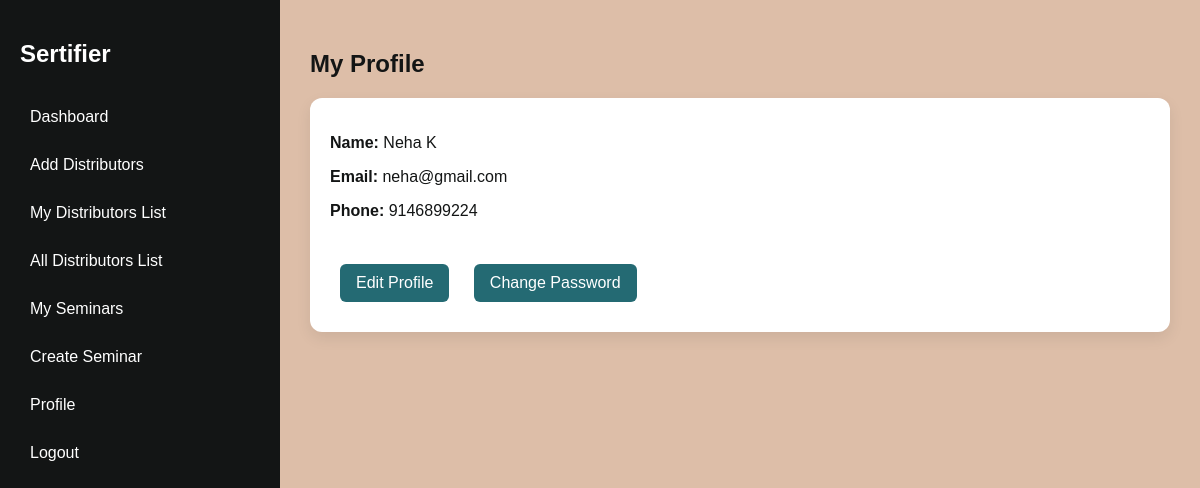
Page /profile/ (signed in) on the committed database.
### User/models.py (models this page shows, shortened)
class CustomUser(AbstractUser):
    ROLE_CHOICES = (
        ('admin', 'Admin'),
        ('manager', 'Manager'),
        ('distributor', 'Distributor'),
    )
    role = models.CharField(max_length=20, choices=ROLE_CHOICES)
    phone = models.CharField(max_length=15, blank=True, null=True)

### User/views.py (the view)
# urls.py: path('profile/', views.profile_view, name='profile'),
@login_required
def profile_view(request):
    return render(request, 'profile.html', {
        'user': request.user
    })

### User/templates/profile.html
    {% extends 'base.html' %}
{% block content %}
<h2>My Profile</h2>
    <div class="card">
        <p><strong>Name:</strong> {{ user.get_full_name }}</p>
        <p><strong>Email:</strong> {{ user.email }}</p>
        <p><strong>Phone:</strong> {{ user.phone }}</p>
        <br>
        <a href="{% url 'edit_profile' %}" class="btn">Edit Profile</a>
        <a href="{% url 'change_password' %}" class="btn">Change Password</a>
    </div>
{% endblock %}

### User/static/css/style.css (style rules this page uses)
:root { --primary: #131515; --secondary: #246a73; --accent: #368f8b; --muted: #f3dfc1; --bg: #ddbea8; --white: #ffffff; }
body { margin: 0; font-family: 'Poppins', sans-serif; background-color: var(--bg); color: var(--primary); }
.card { background: var(--white); padding: 20px; border-radius: 12px; margin-bottom: 20px; box-shadow: 0 6px 15px rgba(0,0,0,0.08); transition: 0.3s; }
.btn { display: inline-block; background: var(--secondary); color: var(--white); padding: 10px 16px; border-radius: 6px; text-decoration: none; transition: 0.3s; margin:10px; }

### rows in the picture
CustomUser: get_full_name "Neha K", email "neha@gmail.com", phone "9146899224"
